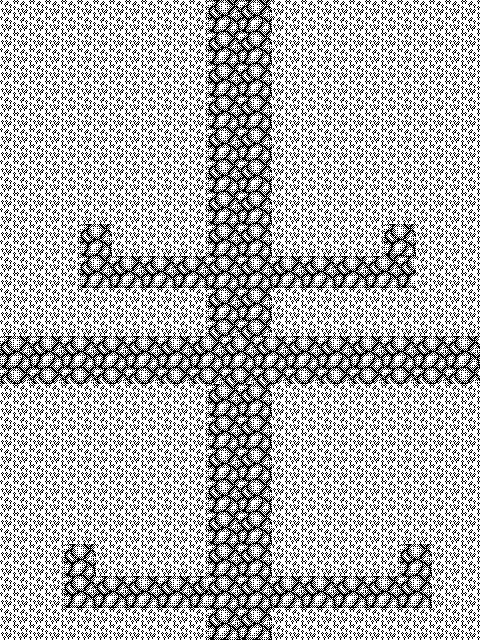

The image is a tile-based game level rendered from a .tmx file. Its description and source (layers, tilesets, objects; grid data summarised) follow:
An orthogonal 30x40 tile map with 16x16 px tiles, 2 tile layers (Calque de Tuiles 1, Tile Layer 2), 3 tilesets.

<map version="1.10" tiledversion="1.11.2" orientation="orthogonal" renderorder="right-down" width="30" height="40" tilewidth="16" tileheight="16" infinite="0" nextlayerid="6" nextobjectid="4">
 <tileset firstgid="1" source="baw.tsx" />
 <tileset firstgid="521" source="1bit 16px patterns and tiles.tsx" />
 <tileset firstgid="1545" source="16x161bit.tsx" />
 <layer id="1" name="Calque de Tuiles 1" width="30" height="40">
  <data>[1200 cells, 1200 non-empty, 1 distinct tile ids]</data>
 </layer>
 <objectgroup id="3" name="Calque d'Objets 1" />
 <layer id="5" name="Tile Layer 2" width="30" height="40">
  <data>[1200 cells, 326 non-empty, 4 distinct tile ids]</data>
 </layer>
</map>
